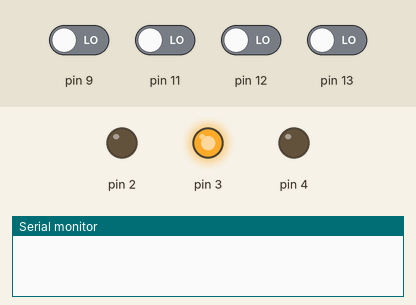
This sketch was run on a simulated Arduino Uno, built with avr-gcc and run on an emulated ATmega328P. Shown: output pins drawn as LEDs (lit = HIGH), the last lines printed to the serial monitor. Dashed ring = blinking. The test bench sets the inputs (shaded band); at power-on: pin 9, pin 11–13 LOW. Random numbers use the default seed unless the sketch sets one.

Above: at 1.2 s.
1.3 s: pin 11 driven HIGH
At 3.1 s:
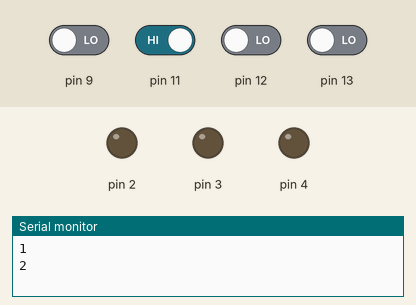
4.3 s: pin 11 driven LOW
At 6.4 s:
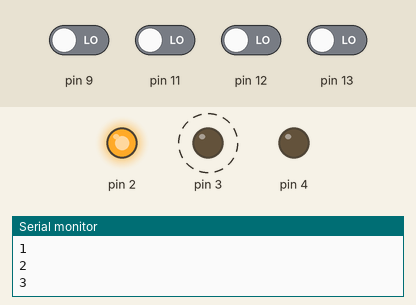
7.3 s: pin 12 driven HIGH
10.3 s: pin 12 driven LOW
At 14.16 s:
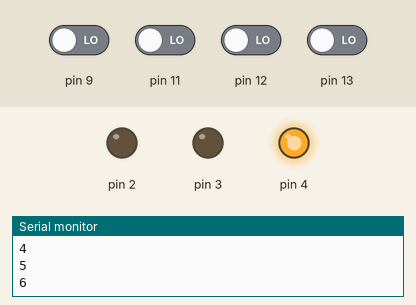
Timing chart, 0 to 14.3 s (numbered marks = the images above; inputs shaded):
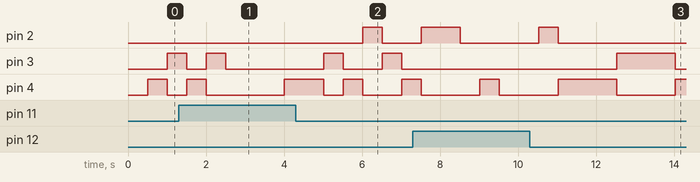

The sketch:

Whack-an-LED.ino
```cpp
int start_time = 0;
int mole;
int score = 0;
bool scored = false;

void setup() {
  // put your setup code here, to run once:
  Serial.begin(9600);
  randomSeed(analogRead(5));
  // setup pins 2-4 as LEDs and pins 11-13 as their respective buttons
  for (int i = 2; i < 5; i++) {
    pinMode(i, OUTPUT);
    pinMode(i + 9, INPUT);
  }
}

void loop() {
  // put your main code here, to run repeatedly:
  // check if half a second has passed since last mole appearance
  if (millis() > start_time + 500) {
    //reset mole selection
    digitalWrite(mole, LOW);
    mole = random(2, 5);
    digitalWrite(mole, HIGH);
    scored = false;
    start_time = millis();
  }
  // check if mole is whacked
  if (digitalRead(mole + 9) == HIGH && scored == false) {
    // count the whack
    digitalWrite(mole, LOW);
    score++;
    scored = true;
    Serial.println(score);
  }
}
```

Measured:
- after the input at 4.3 s, pin 2: LOW → HIGH after 1.7 s, → LOW 0.50 s later
- after the input at 10.3 s, pin 3: LOW → HIGH after 2.2 s, → LOW 1.5 s later
- by itself, pin 3: alternates HIGH for 0.50 s and LOW for 1.0 s
